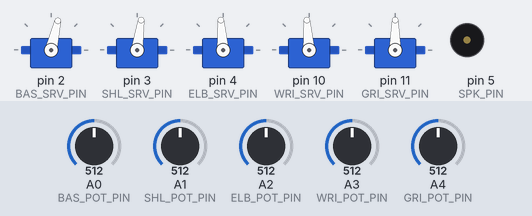
A sketch run on a simulated Arduino Uno, built with avr-gcc and run on an emulated ATmega328P. On the bench: 5 × servo, buzzer (waves = sounding). Inputs (shaded band) come from the test bench; at power-on: A0 (BAS_POT_PIN) = 512, A1 (SHL_POT_PIN) = 512, A2 (ELB_POT_PIN) = 512, A3 (WRI_POT_PIN) = 512, A4 (GRI_POT_PIN) = 512.

Above: at 1.9 s.
2.0 s: A0 (BAS_POT_PIN) set to 610
At 3.2 s:
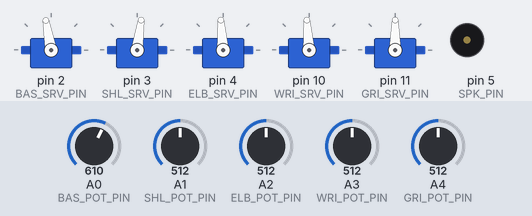
3.5 s: A1 (SHL_POT_PIN) set to 610
At 4.4 s:
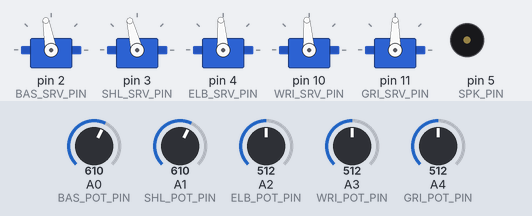
5.0 s: A2 (ELB_POT_PIN) set to 610
At 5.5 s:
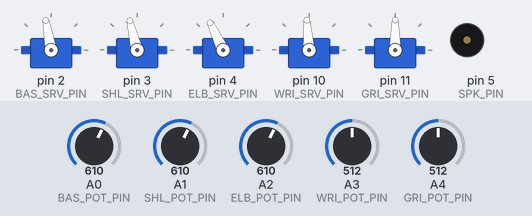
6.5 s: A3 (WRI_POT_PIN) set to 610
At 7.7 s:
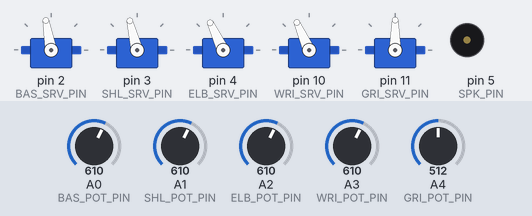
8.0 s: A4 (GRI_POT_PIN) set to 610
At 9.0 s:
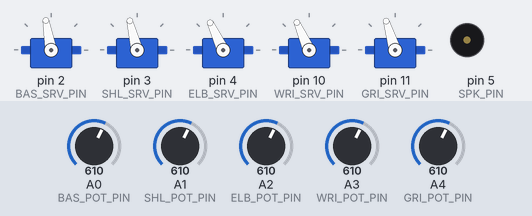
9.5 s: A0 (BAS_POT_PIN) set to 590
At 10.1 s:
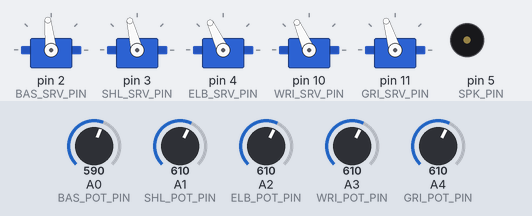
Timing chart, 0 to 12.0 s (numbered marks = the images above; inputs shaded):
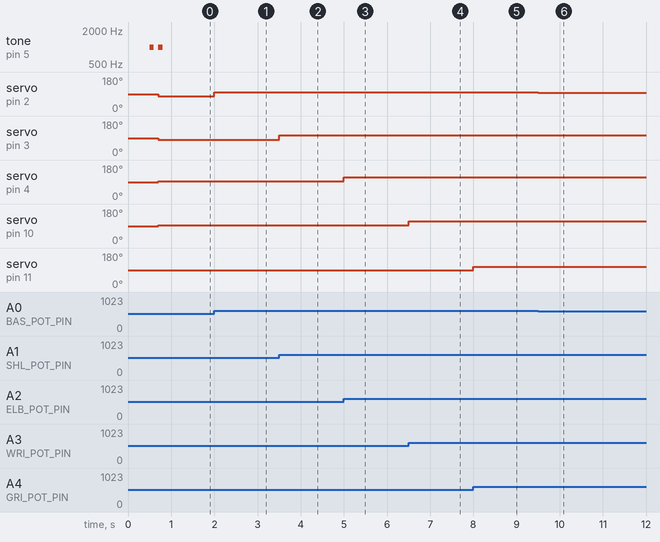

The sketch:

MasterSlave_Control.ino
```cpp
// (licence header left out)
#include <Servo.h>

int dummy;                  // Defining this dummy variable to work around a bug in the
                            // IDE (1.0.3) pre-processor that messes up #ifdefs
                            // More info: http://code.google.com/p/arduino/issues/detail?id=906
                            //            http://code.google.com/p/arduino/issues/detail?id=987
                            //            http://arduino.cc/forum/index.php/topic,125769.0.html

//#define DEBUG             // Uncomment to turn on debugging output

//#define WRIST_ROTATE      // Uncomment if wrist rotate hardware is installed

// Arduino digital pin numbers for servo connections
#define BAS_SRV_PIN 2     // Base servo HS-485HB
#define SHL_SRV_PIN 3     // Shoulder Servo HS-805BB
#define ELB_SRV_PIN 4     // Elbow Servo HS-755HB
#define WRI_SRV_PIN 10    // Wrist servo HS-645MG
#define GRI_SRV_PIN 11    // Gripper servo HS-422
#ifdef WRIST_ROTATE
 #define WRO_SRV_PIN 12   // Wrist rotate servo HS-485HB
#endif

// Arduino analog pin numbers for potentiometer connections
#define BAS_POT_PIN 0
#define SHL_POT_PIN 1
#define ELB_POT_PIN 2
#define WRI_POT_PIN 3
#define GRI_POT_PIN 4
#ifdef WRIST_ROTATE
 #define WRO_POT_PIN 5
#endif

// Arduino pin number of on-board speaker
#define SPK_PIN 5

// Pot range limits for +/- 90 degree rotation from midpoints
// Used to scale pot input to servo position
#define BAS_POT_MIN 183
#define BAS_POT_MAX 950

#define SHL_POT_MIN 114
#define SHL_POT_MAX 935

#define ELB_POT_MIN 67
#define ELB_POT_MAX 905

#define WRI_POT_MIN 87
#define WRI_POT_MAX 932

#define GRI_POT_MIN 0
#define GRI_POT_MAX 1023

#ifdef WRIST_ROTATE
 #define WRO_POT_MIN 45
 #define WRO_POT_MAX 990
#endif

// Define generic range limits for servos, in microseconds (us)
// Specific per-servo/joint limits are defined below
#define SERVO_MIN 600
#define SERVO_MID 1500
#define SERVO_MAX 2400

// Servo offsets (in microseconds) for centered position
#define BAS_SRV_OFFSET (0)
#define SHL_SRV_OFFSET (-50)
#define ELB_SRV_OFFSET (-20)
#define WRI_SRV_OFFSET (+30)
#define GRI_SRV_OFFSET (0)
#ifdef WRIST_ROTATE
 #define WRO_SRV_OFFSET (0)
#endif

// Servo range limits
// Used to scale pot input to servo position
#define BAS_SRV_MIN (SERVO_MIN + BAS_SRV_OFFSET)
#define BAS_SRV_MAX (SERVO_MAX + BAS_SRV_OFFSET)

#define SHL_SRV_MIN (SERVO_MIN + SHL_SRV_OFFSET)
#define SHL_SRV_MAX (SERVO_MAX + SHL_SRV_OFFSET)

#define ELB_SRV_MIN (SERVO_MIN + ELB_SRV_OFFSET)
#define ELB_SRV_MAX (SERVO_MAX + ELB_SRV_OFFSET)

#define WRI_SRV_MIN (SERVO_MIN + WRI_SRV_OFFSET)
#define WRI_SRV_MAX (SERVO_MAX + WRI_SRV_OFFSET)

#define GRI_SRV_MIN (SERVO_MIN + GRI_SRV_OFFSET)
#define GRI_SRV_MAX (SERVO_MAX + GRI_SRV_OFFSET)

#ifdef WRIST_ROTATE
 #define WRO_SRV_MIN (SERVO_MIN + WRO_SRV_OFFSET)
 #define WRO_SRV_MAX (SERVO_MAX + WRO_SRV_OFFSET)
#endif


// Audible feedback sounds
#define TONE_READY 1000     // Hz
#define TONE_RANGE_ERROR 200   // Hz
#define TONE_DURATION 100   // ms

// Servo objects
Servo   Bas_Servo;
Servo   Shl_Servo;
Servo   Elb_Servo;
Servo   Wri_Servo;
Servo   Gri_Servo;
#ifdef WRIST_ROTATE
 Servo   Wro_Servo;
#endif

/*
 * Setup function - runs once when Arduino is powered up or reset
 */
void setup()
{
#ifdef DEBUG
    Serial.begin(115200);
#endif

    // Attach to the servos and specify range limits
    // Note that the scaling limits (e.g. BAS_SRV_MIN, etc.) are not used here
    // The limits here are just the physical limits of the servos, to prevent damage
    Bas_Servo.attach(BAS_SRV_PIN, SERVO_MIN, SERVO_MAX);
    Shl_Servo.attach(SHL_SRV_PIN, SERVO_MIN, SERVO_MAX);
    Elb_Servo.attach(ELB_SRV_PIN, SERVO_MIN, SERVO_MAX);
    Wri_Servo.attach(WRI_SRV_PIN, SERVO_MIN, SERVO_MAX);
    Gri_Servo.attach(GRI_SRV_PIN, SERVO_MIN, SERVO_MAX);
#ifdef WRIST_ROTATE
    Wro_Servo.attach(WRO_SERVO_PIN, SERVO_MIN, SERVO_MAX);
#endif

#ifdef DEBUG
    Serial.println("Start");
#endif

    delay(500);
    // Sound tone to indicate it's safe to turn on servo power
    tone(SPK_PIN, TONE_READY, TONE_DURATION);
    delay(TONE_DURATION * 2);
    tone(SPK_PIN, TONE_READY, TONE_DURATION);

} // end setup()

/*
 * Loop function - runs forever, after setup() function
 */
void loop()
{
    int bas, shl, elb, wri, gri;
#ifdef WRIST_ROTATE
    int wro;
#endif

    // Read potentiometer positions
    bas = analogRead(BAS_POT_PIN);
    shl = analogRead(SHL_POT_PIN);
    elb = analogRead(ELB_POT_PIN);
    wri = analogRead(WRI_POT_PIN);
    gri = analogRead(GRI_POT_PIN);
#ifdef WRIST_ROTATE
    wro = analogRead(WRO_POT_PIN);
#endif

#ifdef DEBUG
    Serial.print("Bas Pot: ");
    Serial.print(bas);
    Serial.print("  Shl Pot: ");
    Serial.print(shl);
    Serial.print("  Elb Pot: ");
    Serial.print(elb);
    Serial.print("  Wri Pot: ");
    Serial.print(wri);
    Serial.print("  Gri Pot: ");
    Serial.print(gri);
    Serial.println();
 #endif

    // Scale to servo output
    bas = map(bas, BAS_POT_MIN, BAS_POT_MAX, BAS_SRV_MIN, BAS_SRV_MAX);
    shl = map(shl, SHL_POT_MIN, SHL_POT_MAX, SHL_SRV_MIN, SHL_SRV_MAX);
    elb = map(elb, ELB_POT_MIN, ELB_POT_MAX, ELB_SRV_MIN, ELB_SRV_MAX);
    wri = map(wri, WRI_POT_MIN, WRI_POT_MAX, WRI_SRV_MIN, WRI_SRV_MAX);
    gri = map(gri, GRI_POT_MIN, GRI_POT_MAX, GRI_SRV_MIN, GRI_SRV_MAX);
#ifdef WRIST_ROTATE
    wro = map(wro, WRO_POT_MIN, WRO_POT_MAX, WRO_SRV_MIN, WRO_SRV_MAX);
#endif

#ifdef DEBUG
    Serial.print("Bas Servo: ");
    Serial.print(bas);
    Serial.print("  Shl Servo: ");
    Serial.print(shl);
    Serial.print("  Elb Servo: ");
    Serial.print(elb);
    Serial.print("  Wri Servo: ");
    Serial.print(wri);
    Serial.print("  Gri Servo: ");
    Serial.print(gri);
    Serial.println();
#endif

    // Write output to servos
    Bas_Servo.writeMicroseconds(bas);
    Shl_Servo.writeMicroseconds(shl);
    Elb_Servo.writeMicroseconds(elb);
    Wri_Servo.writeMicroseconds(wri);
    Gri_Servo.writeMicroseconds(gri);
#ifdef WRIST_ROTATE
    Wro_Servo.writeMicroseconds(wro);
#endif

} // end loop()
```

Measured:
- after the input at 2.0 s, servo on pin 2 (BAS_SRV_PIN): 77° → 100° at once
- after the input at 3.5 s, servo on pin 3 (SHL_SRV_PIN): 82° → 104° at once
- after the input at 5.0 s, servo on pin 4 (ELB_SRV_PIN): 94° → 115° at once
- after the input at 6.5 s, servo on pin 10 (WRI_SRV_PIN): 94° → 114° at once
- after the input at 8.0 s, servo on pin 11 (GRI_SRV_PIN): 90° → 107° at once
- after the input at 9.5 s, servo on pin 2 (BAS_SRV_PIN): 100° → 96° at once
- by itself, tone on pin 5 (SPK_PIN): alternates 1000 Hz for 0.10 s and silent for 0.10 s, 4 changes in all, then stays silent
